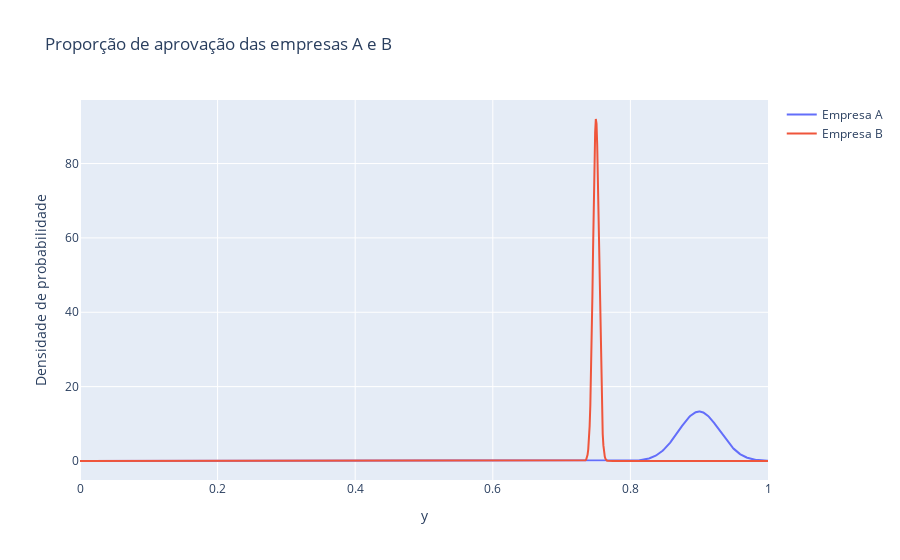

The cell this chart's notebook holds for it:
### Code cell
gráfico_das_duas_empresas(empresa_A, empresa_B, False)

### Figure 1 — Plotly figure (JSON) as saved in the notebook; plotly's stock layout.template omitted (floating-point values rounded to 4 significant figures; data arrays with more than 128 entries replaced by an {"elided": "..."} marker saying what was removed)
{"data": [{"mode": "lines", "name": "Empresa A", "type": "scatter", "x": {"elided": "1000 float values"}, "y": {"elided": "1000 float values"}}, {"mode": "lines", "name": "Empresa B", "type": "scatter", "x": {"elided": "1000 float values"}, "y": {"elided": "1000 float values"}}], "layout": {"autosize": true, "title": {"text": "Proporção de aprovação das empresas A e B"}, "xaxis": {"autorange": true, "range": [0, 1], "title": {"text": "y"}, "type": "linear"}, "yaxis": {"autorange": true, "range": [-5.11, 97.09], "title": {"text": "Densidade de probabilidade"}, "type": "linear"}}}
